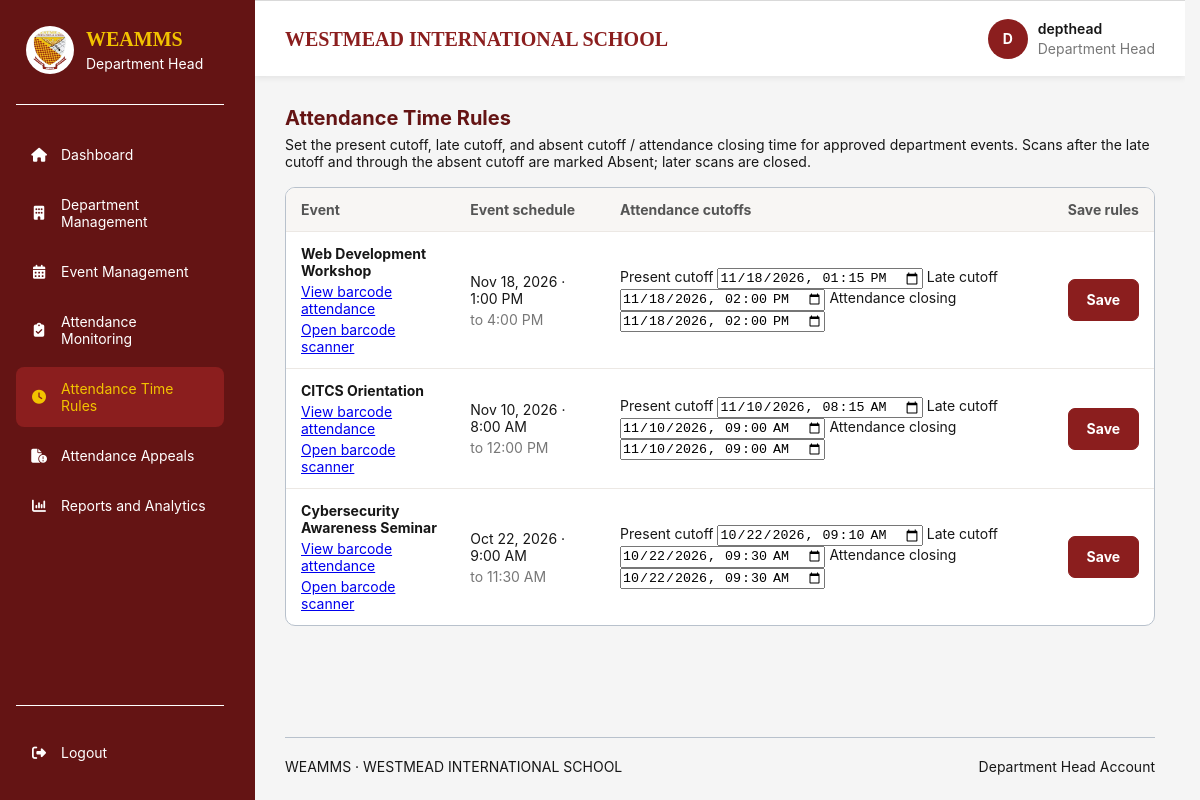
/department-head/attendance-settings/index.php (signed in), run on the app's committed database.
### tables this page shows
CREATE TABLE `attendance_settings` (
  `attendance_setting_id` bigint(20) UNSIGNED NOT NULL,
  `event_id` bigint(20) UNSIGNED NOT NULL,
  `present_until` datetime NOT NULL,
  `late_until` datetime NOT NULL,
  `absent_after` datetime NOT NULL,
  `updated_by` bigint(20) UNSIGNED NOT NULL,
  `updated_at` timestamp NOT NULL DEFAULT current_timestamp() ON UPDATE current_timestamp()
);

CREATE TABLE `events` (
  `event_id` bigint(20) UNSIGNED NOT NULL,
  `department_id` bigint(20) UNSIGNED NOT NULL,
  `requested_by` bigint(20) UNSIGNED NOT NULL,
  `academic_period_id` bigint(20) UNSIGNED NOT NULL,
  `event_title` varchar(200) NOT NULL,
  `event_description` text DEFAULT NULL,
  `venue` varchar(200) DEFAULT NULL,
  `start_at` datetime NOT NULL,
  `end_at` datetime NOT NULL,
  `attendance_opens_at` datetime DEFAULT NULL,
  `attendance_closes_at` datetime DEFAULT NULL,
  `event_status` enum('pending','approved','rejected','cancelled','cancellation_requested','completed') NOT NULL DEFAULT 'pending',
  `admin_reviewed_by` bigint(20) UNSIGNED DEFAULT NULL,
  `admin_reviewed_at` datetime DEFAULT NULL,
  `admin_remarks` text DEFAULT NULL,
  `cancellation_requested_at` datetime DEFAULT NULL,
  `cancellation_requested_by` bigint(20) UNSIGNED DEFAULT NULL,
  `cancellation_request_remarks` text DEFAULT NULL,
  `created_at` timestamp NOT NULL DEFAULT current_timestamp(),
  `updated_at` timestamp NOT NULL DEFAULT current_timestamp() ON UPDATE current_timestamp()
);

### includes/department_head_context.php (called while the page is built, shortened)
<?php
function dhEscape(mixed $value): string
{
    return htmlspecialchars(
        (string) $value,
        ENT_QUOTES,
        'UTF-8'
    );
}

### department-head/attendance-settings/index.php (the view, shortened to what this page needs)
<?php
require_once __DIR__ . '/../../includes/department_head_layout_start.php';
$eventStmt = $pdo->prepare(
    "SELECT e.event_id, e.event_title, e.start_at, e.end_at,
            s.present_until, s.late_until, s.absent_after
     FROM events e
     LEFT JOIN attendance_settings s ON s.event_id = e.event_id
     WHERE e.department_id = ? AND e.event_status = 'approved'
     ORDER BY e.start_at DESC"
);
$eventStmt->execute([$departmentId]);
$events = $eventStmt->fetchAll(PDO::FETCH_ASSOC);
?>
<section class="dashboard-section management-page">
    <div class="section-heading">
        <div>
            <h2>Attendance Time Rules</h2>
            <p>Set the present cutoff, late cutoff, and absent cutoff / attendance closing time for approved department events. Scans after the late cutoff and through the absent cutoff are marked Absent; later scans are closed.</p>
        </div>
    </div>
    <?php if ($events === []): ?>
        <div class="department-panel empty-state">
            <strong>No approved events</strong>
            <p>Approved department events will appear here for attendance rule configuration.</p>
        </div>
    <?php else: ?>
        <div class="management-table-wrap">
            <table class="management-table">
                <thead>
                    <tr><th scope="col">Event</th><th scope="col">Event schedule</th><th scope="col">Attendance cutoffs</th><th scope="col">Save rules</th></tr>
                </thead>
                <tbody>
                    <?php foreach ($events as $event): ?>
                        <?php
                        $timeValue = static fn(?string $value): string => $value
                            ? date('Y-m-d\TH:i', strtotime($value))
                            : '';
                        ?>
                        <tr>
                            <td data-label="Event">
                                <strong><?= dhEscape($event['event_title']) ?></strong>
                                <span><a href="<?= dhEscape($baseUrl) ?>/department-head/attendance/records.php?event_id=<?= (int) $event['event_id'] ?>">View barcode attendance</a></span>
                                <span><a href="<?= dhEscape($baseUrl) ?>/department-head/attendance/scan.php?event_id=<?= (int) $event['event_id'] ?>">Open barcode scanner</a></span>
                            </td>
                            <td data-label="Event schedule">
                                <?= dhEscape(date('M j, Y · g:i A', strtotime($event['start_at']))) ?>
                                <span>to <?= dhEscape(date('g:i A', strtotime($event['end_at']))) ?></span>
                            </td>
                            <td data-label="Attendance cutoffs">
                                <form id="rules-<?= (int) $event['event_id'] ?>" method="post" action="<?= dhEscape($baseUrl) ?>/department-head/attendance-settings/index.php">
                                    <label>Present cutoff
                                        <input type="datetime-local" name="present_until" required value="<?= dhEscape($timeValue($event['present_until'])) ?>">
                                    </label>
                                    <label>Late cutoff
                                        <input type="datetime-local" name="late_until" required value="<?= dhEscape($timeValue($event['late_until'])) ?>">
                                    </label>
                                    <label>Attendance closing
                                        <input type="datetime-local" name="absent_after" required value="<?= dhEscape($timeValue($event['absent_after'])) ?>">
                                    </label>
                                </form>
                            </td>
                            <td data-label="Save rules">
                                <button class="management-button" type="submit" form="rules-<?= (int) $event['event_id'] ?>">Save</button>
                            </td>
                        </tr>
                    <?php endforeach; ?>
                </tbody>
            </table>
        </div>
    <?php endif; ?>
</section>
<?php require __DIR__ . '/../../includes/footer.php'; ?>
</main>
</body>
</html>

### assets/css/style.css (style rules this page uses)
:root { --wis-maroon-light: #B43737; --wis-maroon: #8B1E1E; --wis-maroon-dark: #641414; --wis-gold: #F2C300; --wis-gold-dark: #D6A900; --wis-white: #FFFFFF; --wis-light-blue: #E8F0FE; --wis-black: #171717; --wis-background: #F5F5F5; --wis-border: #B8C1CC; --wis-shadow: 0 8px 25px rgba(0, 0, 0, 0.10); }
* { box-sizing: border-box; margin: 0; padding: 0; }
html { scroll-behavior: smooth; }
body { display: flex; justify-content: center; align-items: flex-start; min-height: 100vh; padding: 0 20px; background: var(--wis-background); color: var(--wis-black); font-family: Arial, Helvetica, sans-serif; }
form { width: 100%; margin: 0 auto; }
button { display: block; width: 100%; min-height: 48px; padding: 12px 14px; border: 2px solid var(--wis-maroon); border-radius: 7px; background: var(--wis-maroon); color: var(--wis-white); font-family: Arial, Helvetica, sans-serif; font-size: 14px; font-weight: 700; cursor: pointer; transition: background 0.2s ease, border-color 0.2s ease, color 0.2s ease, transform 0.2s ease; }

### assets/css/department-head.css (style rules this page uses)
:root { --wis-maroon-light: #B43737; --wis-maroon: #8B1E1E; --wis-maroon-dark: #641414; --wis-gold: #F2C300; --wis-gold-dark: #D6A900; --wis-white: #FFFFFF; --wis-light-blue: #E8F0FE; --wis-black: #171717; --wis-background: #F5F5F5; --wis-border: #B8C1CC; --wis-shadow: 0 8px 25px rgba(0, 0, 0, 0.10); }
body.department-head-dashboard-page { margin: 0; padding: 0; background: var(--wis-background); color: var(--wis-black); font-family: 'Inter', sans-serif; }
.department-head-dashboard-page { min-width: 0; }
.department-head-dashboard-page .dashboard-main>* { min-width: 0; box-sizing: border-box; }
.department-head-dashboard-page .management-page { padding-bottom: 24px; }
.management-button, .management-button:visited { display: inline-flex; align-items: center; justify-content: center; gap: 8px; min-height: 42px; padding: 9px 15px; border: 1px solid var(--wis-maroon); border-radius: 7px; background: var(--wis-maroon); color: var(--wis-white); font: inherit; font-size: 14px; font-weight: 700; line-height: 1.4; text-decoration: none; cursor: pointer; }
.management-table-wrap { width: 100%; overflow-x: auto; border: 1px solid var(--wis-border); border-radius: 10px; background: var(--wis-white); }
.management-table { width: 100%; border-collapse: collapse; text-align: left; }
.management-table th, .management-table td { padding: 13px 15px; border-bottom: 1px solid #ece8e4; vertical-align: middle; font-size: 14px; }
.management-table th { background: #f8f6f4; color: #555; font-weight: 700; white-space: nowrap; }
.management-table tbody tr:last-child td { border-bottom: 0; }
.management-table td>strong, .management-table td>span:not(.status-pill) { display: block; }
.management-table td>span:not(.status-pill) { margin-top: 4px; color: #777; }
.department-head-dashboard-page .dashboard-welcome, .department-head-dashboard-page .dashboard-main>.dashboard-section, .department-head-dashboard-page .department-dashboard-columns, .department-head-dashboard-page .dashboard-main>.dashboard-alert, .department-head-dashboard-page .dashboard-main>.dashboard-footer { margin-right: 30px; margin-left: 30px; }
.department-head-dashboard-page .dashboard-main>.dashboard-section { margin-top: 30px; margin-bottom: 0; }
.department-head-dashboard-page .section-heading { display: flex; align-items: center; justify-content: space-between; gap: 16px; margin: 0 0 17px; }
.department-head-dashboard-page .section-heading>div { min-width: 0; }
.department-head-dashboard-page .section-heading h2 { margin: 0; color: var(--wis-maroon-dark); font-size: 20px; font-weight: 700; }
.department-head-dashboard-page .section-heading p { margin: 6px 0 0; color: var(--wis-black); font-size: 14px; }
html { width: 100%; min-width: 0; overflow-x: hidden; scrollbar-gutter: stable; }
body.department-head-dashboard-page { width: 100%; min-width: 0; margin: 0; overflow-x: hidden; }
.department-head-dashboard-page .dashboard-main>*, .department-head-dashboard-page .department-dashboard-columns, .department-head-dashboard-page .department-panel, .department-head-dashboard-page .department-chart-container { min-width: 0; max-width: 100%; box-sizing: border-box; }
body { min-height: 100vh; margin: 0; display: flex; align-items: center; justify-content: center; padding: 24px; box-sizing: border-box; }

### data on the page
attendance_settings: event.event_title "Web Development Workshop", event.start_at "Nov 18, 2026 · 1:00 PM", event.end_at "4:00 PM", present_until "11/18/2026 13:15", late_until "11/18/2026 14:00", absent_after "11/18/2026 14:00"
attendance_settings: event.event_title "CITCS Orientation", event.start_at "Nov 10, 2026 · 8:00 AM", event.end_at "12:00 PM", present_until "11/10/2026 08:15", late_until "11/10/2026 09:00", absent_after "11/10/2026 09:00"
attendance_settings: event.event_title "Cybersecurity Awareness Seminar", event.start_at "Oct 22, 2026 · 9:00 AM", event.end_at "11:30 AM", present_until "10/22/2026 09:10", late_until "10/22/2026 09:30", absent_after "10/22/2026 09:30"

### other printed values
str_replace('_', ' ', $role) "Department Head"
$label "Dashboard"
$label "Department Management"
$label "Event Management"
$label "Attendance Monitoring"
$label "Attendance Time Rules"
$label "Attendance Appeals"
$label "Reports and Analytics"
$initial "D"
$username "depthead"
$userRole "Department Head"
$footerRoleLabel "Department Head"
